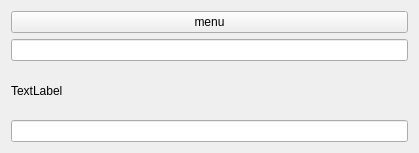
<?xml version="1.0" encoding="UTF-8"?>
<ui version="4.0">
 <class>Form</class>
 <widget class="QWidget" name="Form">
  <property name="geometry">
   <rect>
    <x>0</x>
    <y>0</y>
    <width>419</width>
    <height>153</height>
   </rect>
  </property>
  <property name="windowTitle">
   <string>Form</string>
  </property>
  <layout class="QGridLayout" name="gridLayout">
   <item row="5" column="0">
    <widget class="QLineEdit" name="evaluation"/>
   </item>
   <item row="4" column="0">
    <widget class="QLabel" name="label">
     <property name="text">
      <string>TextLabel</string>
     </property>
    </widget>
   </item>
   <item row="1" column="0">
    <widget class="QLineEdit" name="resultsTitle"/>
   </item>
   <item row="0" column="0">
    <widget class="QPushButton" name="menuButt">
     <property name="text">
      <string>menu</string>
     </property>
    </widget>
   </item>
  </layout>
 </widget>
 <resources/>
 <connections/>
</ui>
